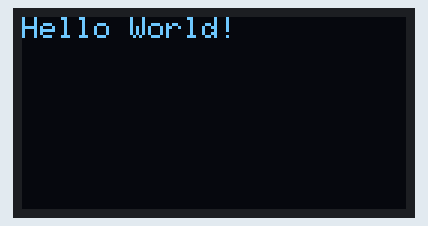
This sketch was run on a simulated ESP32. Shown: 128×64 one-colour display. WiFi joins after 1.5 s; servers stay silent unless stated; what the sketch prints to the serial monitor is not drawn.

Above: at 0.1 s.

The sketch:

WiFi-TCP-OLED12864.ino
```cpp
#include <WiFi.h>
#include <SPI.h>
#include <Wire.h>
#include <Adafruit_GFX.h>
#include <Adafruit_SSD1306.h>


const char *id = "CMCC-603"; //定义两个字符串指针常量
const char *psw = "h18017395008";

Adafruit_SSD1306 display = Adafruit_SSD1306(128, 64, &Wire);

void setup()
{
    Serial.begin(115200); // 设置串口波特率
    display.begin(SSD1306_SWITCHCAPVCC, 0x3C); // 设置OLED的I2C地址

    display.clearDisplay();              // 清空屏幕
    display.setTextSize(1);              // 设置字体大小
    display.setTextColor(SSD1306_WHITE); // 设置字体颜色
    display.setCursor(0, 0);             // 设置开始显示文字的坐标
    display.println("Hello World!");     // 输出的字符
    display.display();                   // 使更改的显示生效
    delay(3000);
    display.clearDisplay();
    display.display();

    WiFi.begin(id, psw);
    while (WiFi.status() != WL_CONNECTED)
    { //未连接上
        delay(500);
        Serial.println("正在连接...");
        display.setTextSize(1);
        display.setCursor(0,10);
        display.println("connecting");
        display.display();

    }
    Serial.println("连接成功！");
    Serial.println("正在连接...");

    display.clearDisplay();
    display.display();
    display.setTextSize(1);
    display.setCursor(0,10);
    display.println("ip");
    display.display();

}

void loop()
{
}
```
